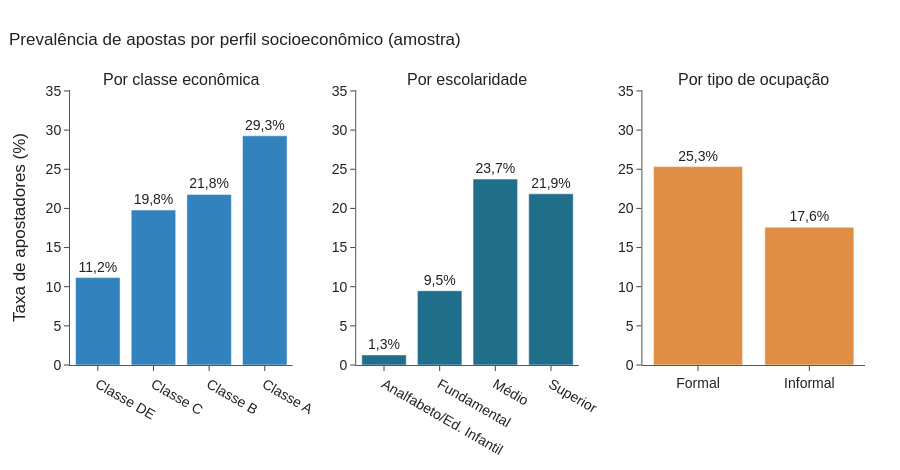

Notebook source saved alongside this figure:
### Markdown cell above
### 4.3. Perfil socioeconômico: classe, escolaridade e ocupação

### Code cell
# Taxas por classe, escolaridade e tipo de ocupação (análise original)
classe_order = ['Classe DE', 'Classe C', 'Classe B', 'Classe A']
tx_classe = df.groupby('classe_desc')['C14_AGREG'].mean().reindex(classe_order) * 100
escolaridade_order = ['Analfabeto/Ed. Infantil', 'Fundamental', 'Médio', 'Superior']
tx_esc = df.groupby('escolaridade_desc')['C14_AGREG'].mean().reindex(escolaridade_order) * 100
ocup_validas = df[df['tipo_ocupacao_desc'].isin(['Formal', 'Informal'])]
tx_ocup = ocup_validas.groupby('tipo_ocupacao_desc')['C14_AGREG'].mean() * 100

fig = make_subplots(rows=1, cols=3, horizontal_spacing=0.08,
                    subplot_titles=('Por classe econômica', 'Por escolaridade', 'Por tipo de ocupação'))
for col, serie, cor in [(1, tx_classe, COR['seq'][3]), (2, tx_esc, COR['principal']), (3, tx_ocup, COR['secundaria'])]:
    fig.add_bar(x=list(serie.index), y=serie.values, marker_color=cor, text=rotulos_pct(serie.values),
                textposition='outside', showlegend=False, row=1, col=col)
fig.update_yaxes(title_text='Taxa de apostadores (%)', row=1, col=1)
fig.update_yaxes(range=[0, max(tx_classe.max(), tx_esc.max(), tx_ocup.max()) * 1.2])
fig.update_layout(height=470, title='Prevalência de apostas por perfil socioeconômico (amostra)')
fig.show()

# Decomposição das modalidades nas classes extremas (análise original)
decomp = pd.DataFrame({cl: {lbl: df[df['classe_desc'] == cl][col].mean() * 100
                            for lbl, col in [('Cassino Online', 'aposta_cassino'), ('Rifas', 'aposta_rifa'),
                                             ('Bets Esportivas', 'aposta_esportiva'), ('Loteria', 'aposta_loteria')]}
                       for cl in ['Classe DE', 'Classe A']})
decomp.loc['n (indivíduos)'] = [int((df['classe_desc'] == cl).sum()) for cl in decomp.columns]
decomp

### Figure 1 — Plotly figure (JSON) as saved in the notebook; plotly's stock layout.template omitted (floating-point values rounded to 4 significant figures)
{"data": [{"marker": {"color": "#3182bd"}, "showlegend": false, "text": ["11,2%", "19,8%", "21,8%", "29,3%"], "textposition": "outside", "type": "bar", "x": ["Classe DE", "Classe C", "Classe B", "Classe A"], "xaxis": "x", "y": [11.17, 19.8, 21.79, 29.27], "yaxis": "y"}, {"marker": {"color": "#1f6f8b"}, "showlegend": false, "text": ["1,3%", "9,5%", "23,7%", "21,9%"], "textposition": "outside", "type": "bar", "x": ["Analfabeto/Ed. Infantil", "Fundamental", "Médio", "Superior"], "xaxis": "x2", "y": [1.286, 9.484, 23.74, 21.87], "yaxis": "y2"}, {"marker": {"color": "#e08e45"}, "showlegend": false, "text": ["25,3%", "17,6%"], "textposition": "outside", "type": "bar", "x": ["Formal", "Informal"], "xaxis": "x3", "y": [25.34, 17.6], "yaxis": "y3"}], "layout": {"annotations": [{"font": {"size": 16}, "showarrow": false, "text": "Por classe econômica", "x": 0.14, "xanchor": "center", "xref": "paper", "y": 1.0, "yanchor": "bottom", "yref": "paper"}, {"font": {"size": 16}, "showarrow": false, "text": "Por escolaridade", "x": 0.5, "xanchor": "center", "xref": "paper", "y": 1.0, "yanchor": "bottom", "yref": "paper"}, {"font": {"size": 16}, "showarrow": false, "text": "Por tipo de ocupação", "x": 0.86, "xanchor": "center", "xref": "paper", "y": 1.0, "yanchor": "bottom", "yref": "paper"}], "height": 470, "title": {"text": "Prevalência de apostas por perfil socioeconômico (amostra)"}, "xaxis": {"anchor": "y", "domain": [0.0, 0.28]}, "xaxis2": {"anchor": "y2", "domain": [0.36, 0.64]}, "xaxis3": {"anchor": "y3", "domain": [0.72, 1.0]}, "yaxis": {"anchor": "x", "domain": [0.0, 1.0], "range": [0, 35.12], "title": {"text": "Taxa de apostadores (%)"}}, "yaxis2": {"anchor": "x2", "domain": [0.0, 1.0], "range": [0, 35.12]}, "yaxis3": {"anchor": "x3", "domain": [0.0, 1.0], "range": [0, 35.12]}}}
